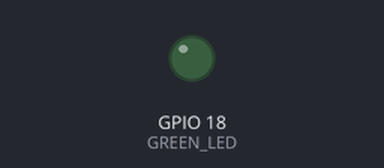
A program run on a simulated Raspberry Pi (BCM pin numbers). On the bench: output pins drawn as LEDs (lit = HIGH).

Above: at 1.0 s.
At 3.0 s:
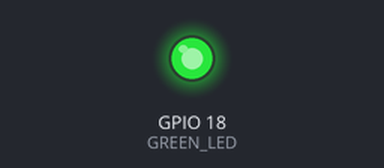
Timing chart, 0 to 5.2 s (numbered marks = the images above):
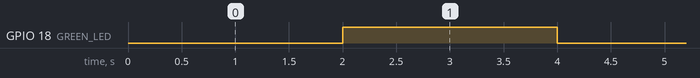

The program:

led.py
```python
import RPi.GPIO as GPIO
from time import sleep

GPIO.setmode(GPIO.BCM)
GPIO.setwarnings(False)


GREEN_LED=18
GPIO.setup(GREEN_LED,GPIO.OUT)
LED_DELAY=2


State=0

while True:

	if State==0:
		GPIO.output(GREEN_LED,False)
		State=1
	else:
		GPIO.output(GREEN_LED,True)
		State=0

	sleep(LED_DELAY)
GPIO.cleanup()
```

Measured:
- by itself, GPIO 18 (GREEN_LED): alternates HIGH for 2.0 s and LOW for 2.0 s
